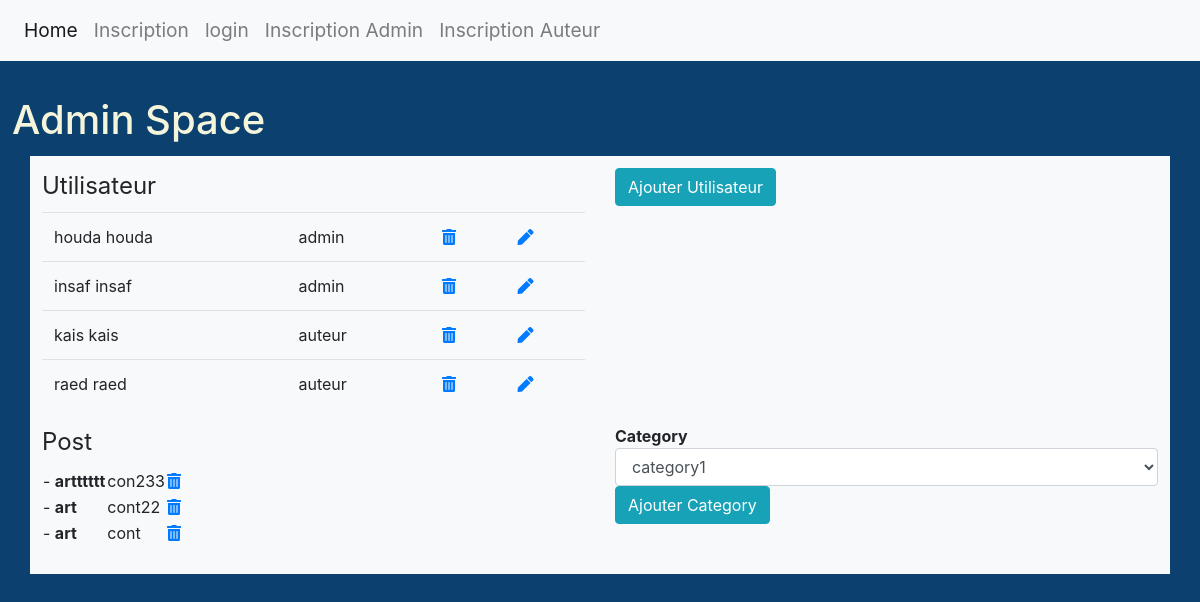
The app's page /admin.php with its own data.
### tables this page shows
CREATE TABLE IF NOT EXISTS `users` (
  `id` int(11) NOT NULL AUTO_INCREMENT,
  `nom` varchar(200) NOT NULL,
  `prenom` varchar(200) NOT NULL,
  `email` varchar(200) NOT NULL,
  `password` varchar(255) NOT NULL,
  `role_id` int(11) NOT NULL,
  PRIMARY KEY (`id`),
  KEY `role` (`role_id`)
);

CREATE TABLE IF NOT EXISTS `role` (
  `id` int(11) NOT NULL AUTO_INCREMENT,
  `role` varchar(255) NOT NULL,
  PRIMARY KEY (`id`)
);

CREATE TABLE IF NOT EXISTS `posts` (
  `id` int(11) NOT NULL AUTO_INCREMENT,
  `titre` text NOT NULL,
  `contenu` text NOT NULL,
  `date_post` date NOT NULL,
  `user_id` int(11) NOT NULL,
  `category_id` int(11) NOT NULL,
  PRIMARY KEY (`id`),
  KEY `users` (`user_id`),
  KEY `category` (`category_id`)
);

### admin.php (called while the page is built, shortened)
<?php
include "connexion.php";
$sql = $conn->prepare("SELECT *, usr.id from users usr LEFT JOIN role r on usr.role_id = r.id GROUP BY  email ");
	$sql->execute();
	$res = $sql->fetchAll(PDO::FETCH_CLASS);
$stmt = $conn->prepare("SELECT * from posts ");
	$stmt->execute();
	$result = $stmt->fetchAll(PDO::FETCH_CLASS);
$post = $conn->prepare("SELECT * from category ");
	$post->execute();
	$cat = $post->fetchAll(PDO::FETCH_CLASS);
include 'layout.phtml';
?>

### admin.phtml (the view, shortened to what this page needs)
<h1>Admin Space</h1>
       <div class="container">
         <div class="row">
          <div class="col-md-6">
           <fieldset >
               <legend>Utilisateur</legend>
                  <table class="table ">
                   <?php foreach ($res as $v) {?>
                    <tr>
                       <td>
                           <?= $v->nom." ".$v->prenom." " ?>
                       </td>
                       <td>
                           <?= $v->role; ?>
                       </td>
                       <td>
                           <a href="admin_user_delete.php?user_id=<?= $v->id ?>"><i class="fas fa-trash-alt" ></i></a>
                       </td>
                       <td>
                           <a href="admin_user_select.php?user_id=<?= $v->id ?>" id="update"><i class="fas fa-pen"></i></a>
                       </td>
                     </tr>
                   <?php }?>
                   </table>
           </fieldset>
           </div>
               <div class="col-md-6">
                   <input type="submit" class="btn btn-info" id="ajouteruser" value="Ajouter Utilisateur">
               </div>
          </div>
           <div class="form-group row">
               <div class="col-md-6">
           <fieldset >
               <legend>Post</legend>
                   <table>
                   <?php foreach ($result as $res) {?>
                        <tr>
                            <td>- <strong><?= $res->titre ?></strong></td>
                            <td><?= $res->contenu ?> </td>
                            <td><a href="admin_post_delete.php?post_id=<?= $res->id ?>" id="delete"><i class="fas fa-trash-alt" ></i></a></td>
                       </tr>
                   <?php }?>
                   </table>
           </fieldset>
               </div>
               <div class=" col-md-6">
                   <strong>Category</strong>
                   <select class="form-control">
                       <?php foreach ($cat as $v) {?>
                           <option ><?= $v->nom ?></option>
                       <?php }?>
                   </select>
             <button class="btn btn-info" id="addform" >Ajouter Category</button>
               </div>
           </div>
       </div>

### css/home.css (style rules this page uses)
* { box-sizing: border-box; }
body { background-color: #0B406F; }
main h1 { margin: 1%; color:beige; }
main .container { padding:1%; background-color: #F8F9FA }

### records on screen
users: nom "houda", prenom "houda", role.role "admin"
users: nom "insaf", prenom "insaf", role.role "admin"
users: nom "kais", prenom "kais", role.role "auteur"
users: nom "raed", prenom "raed", role.role "auteur"
posts: titre "artttttt", contenu "con233"
posts: titre "art", contenu "cont22"
posts: titre "art", contenu "cont"

### other values on screen
form field value "category1"
